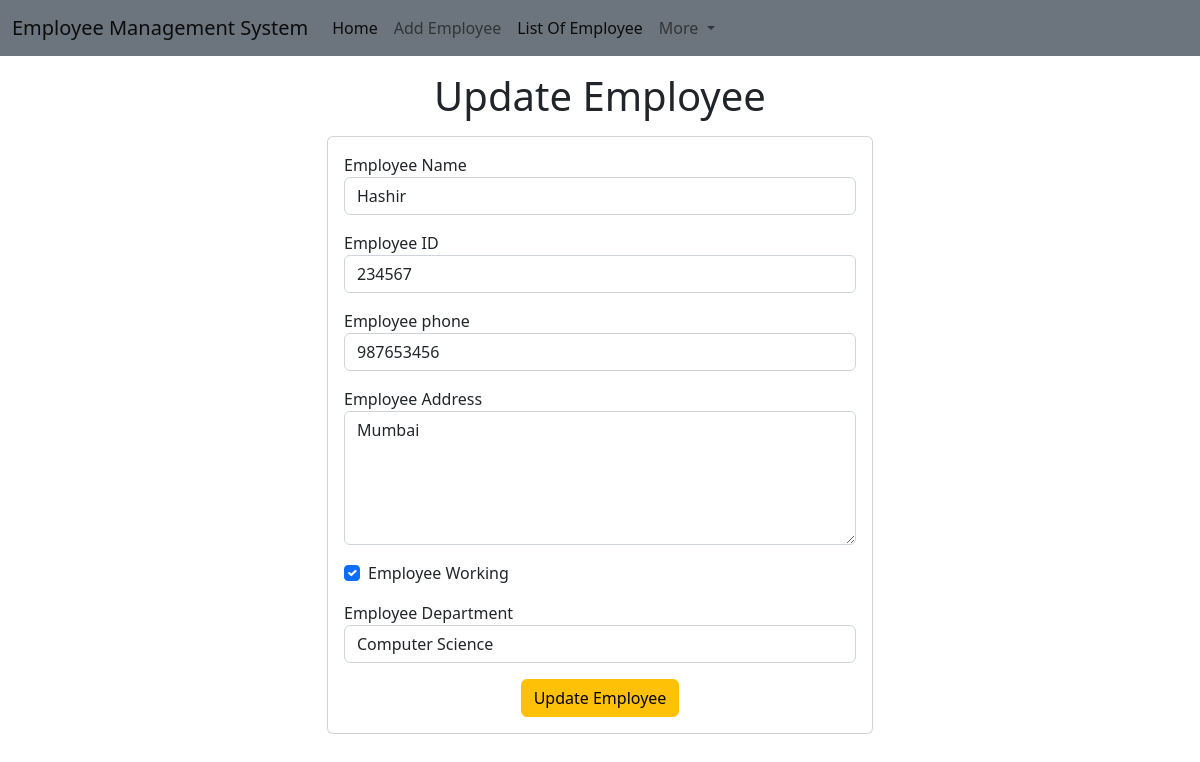
The app's page /emp/emp-update/11 with its own data.
### emp/models.py (models this page shows)
class Emp(models.Model):
    name = models.CharField(max_length=200, default='Mujahid')
    employee_id = models.IntegerField(default=0)
    phone_no = models.IntegerField(default=9507008142)
    address = models.CharField(max_length=200, default='Address Pune')
    working = models.BooleanField(default=True)
    department = models.CharField(max_length=200, default='Address Pune')

### emp/views.py (the view)
# urls.py: path('emp-update/<int:emp_id>',emp_update),
def emp_update(request, emp_id):
    emp_up = Emp.objects.get(id=emp_id)
    data = {
        'emp_up':emp_up
    }
    return render(request, 'emp/update_emp.html', data)

### templates/emp/update_emp.html (shortened to what this page needs)
<!DOCTYPE html>
<html lang="en">
<head>
    <link href="https://cdn.jsdelivr.net/npm/bootstrap@5.2.1/dist/css/bootstrap.min.css" rel="stylesheet">
</head>
<body>
    {% include 'emp/navbar.html' %}
    <h1 class="text-center my-3">Update Employee </h1>
    <div class="container">
        <div class="row">
            <div class="col-md-6 offset-md-3 " >
                <div class="card">
                    <div class="card-body">
                        <form action="/emp/do-update/{{emp_up.id}}" method="POST">
                            <div class="mb-3">
                                <label for="name">Employee Name</label>
                                <input value="{{emp_up.name}}" name="emp_name" id="name" type="text" class="form-control">
                            </div>
                            <div class="mb-3">
                                <label for="id">Employee ID</label>
                                <input value="{{emp_up.employee_id}}" name="emp_id" id="id" type="text" class="form-control">
                            </div>
                            <div class="mb-3">
                                <label for="phone">Employee phone</label>
                                <input value="{{emp_up.phone_no}}" name="emp_phone" id="phone" type="text" class="form-control">
                            </div>
                            <div class="mb-3">
                                <label for="address">Employee Address</label>
                                <textarea name="emp_address" id="address" rows="5" class="form-control">{{emp_up.address}}</textarea>
                            </div>
                            <div class="mb-3 form-check">
                                <label for="working" class="form-check-label">Employee Working</label>
                                <input {% if emp_up.working %} checked {% endif %} name="emp_working" id="working" type="checkbox" class="form-check-input">
                            </div>
                            <div class="mb-3">
                                <label for="department">Employee Department</label>
                                <select value="{{emp_up.department}}" name="emp_department" id="department" class="form-control">
                                    <option value="CSE">Computer Science</option>
                                </select>
                            </div>
                            <div class="container text-center">
                                <button class="btn btn-warning">
                                    Update Employee
                                </button>
                            </div>
                        </form>
                    </div>
                </div>
            </div>
        </div>
    </div>
</body>
</html>

### records on screen
Emp: emp_name "Hashir", emp_id "234567", emp_phone "987653456", emp_address "Mumbai", working "☑", emp_department "Computer Science"
